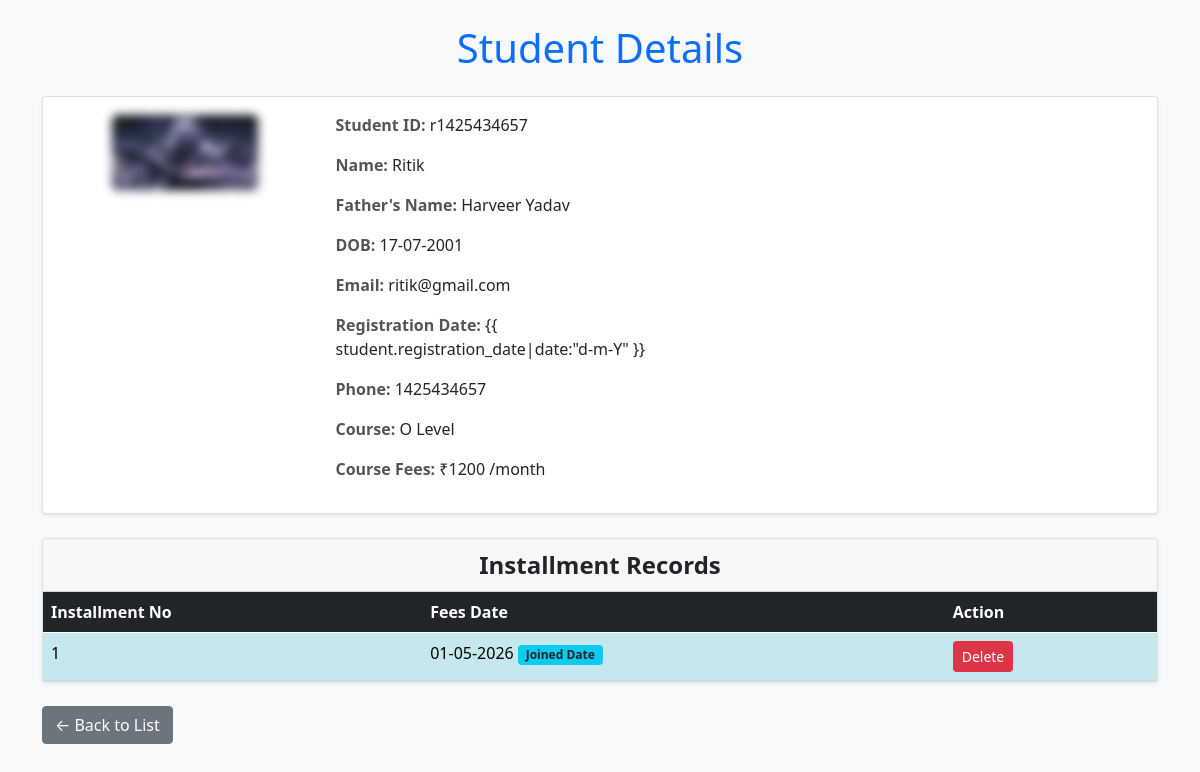
The app's page /student/12/ with its own data.
### fees/models.py (models this page shows, shortened)
class Student(models.Model):
    COURSE_NAME=[
        ('python','Python Full Stack '),
        ('wd','Web Development'),
        ('olevel','O Level'),
        ('adca','ADCA'),
        ('dca','dca'),
        ('dtp', 'DTP'),
        ('dcfa','dcfa'),
        ('ccc','ccc'),
        ('excel','excel'),
        ('tally','tally'),
        ('word','word'),
        ('typing','typing'),
    ]
    COURSE_FEES = {
        'python': 12000,
        'wd': 3000,
        'olevel': 1200,
        'adca':500,
        'dca':500,
        'dtp':500,
        'dcfa':500,
        'ccc':800,
        'excel':1000,
        'tally':1000,
        'word':1000,
        'typing':400,
    }
    student_name=models.CharField(max_length=100)
    father_name=models.CharField(max_length=100)
    dob=models.DateField(blank=False)
    email=models.EmailField(max_length=50,unique=True)
    registration_date=models.DateField(auto_now_add=True,blank=False)
    phone_number=models.CharField(max_length=10)
    Student_id=models.CharField(max_length=100,unique=True)
    fees_date=models.DateField(blank=False)
    course_name=models.CharField(max_length=50,choices=COURSE_NAME)
    course_fees=models.CharField()
    installment_no=models.CharField(max_length=12)
    student_img=models.ImageField(
    upload_to='student_photo/',
    blank=True,
    null=True
)

class Installment(models.Model):
    student = models.ForeignKey(Student, on_delete=models.CASCADE, related_name='installments')
    installment_no = models.PositiveIntegerField()
    fees_date = models.DateField()

### fees/views.py (the view)
# urls.py: path('student/<int:pk>/', views.student_detail, name='student_detail'),
def student_detail(request, pk):
    student = get_object_or_404(Student, pk=pk)
    installments = student.installments.all().order_by('installment_no')
    max_installment = installments.order_by('-installment_no').first()
    return render(request, 'details.html', {
        'student': student,
        'installments': installments,
        'max_installment': max_installment
    })

### templates/details.html (shortened to what this page needs)
{% load static %}
<!DOCTYPE html>
<html lang="en">
<head>
    <link rel="stylesheet" href="{% static 'css/bootstrap.css' %}">
</head>
</head>
<body class="bg-light">
    <div class="container py-4">
        <h1 class="mb-4 text-primary text-center"> Student Details</h1>
        <div class="card shadow-sm mb-4">
            <div class="card-body">
                <div class="row g-4">
                    <div class="col-md-3 text-center">
                        <img src="{{ student.student_img.url }}" alt="Student Photo" class="student-photo"
                            style="filter: blur(5px);">
                    </div>
                    <div class="col-md-4">
                        <p><span class="info-label">Student ID:</span> {{ student.Student_id }}</p>
                        <p><span class="info-label">Name:</span> {{ student.student_name|title }}</p>
                        <p><span class="info-label">Father's Name:</span> {{ student.father_name|title }}</p>
                        <p><span class="info-label">DOB:</span> {{ student.dob|date:"d-m-Y" }}</p>
                        <p><span class="info-label">Email:</span> {{ student.email }}</p>
                        <p><span class="info-label">Registration Date:</span> {{ student.registration_date|date:"d-m-Y"
                            }}</p>
                        <p><span class="info-label">Phone:</span> {{ student.phone_number }}</p>
                        <p><span class="info-label">Course:</span> {{ student.get_course_name_display|title }}</p>
                        <p><span class="info-label">Course Fees:</span> ₹{{ student.course_fees }} /month</p>
                    </div>
                </div>
            </div>
        </div>
        <div class="card shadow-sm">
            <div class="card-header text-center" style="font-size: 1.5rem; font-weight: bold;">
                Installment Records
            </div>
            <div class="card-body p-0">
                <table class="table table-striped table-hover mb-0">
                    <thead class="table-dark">
                        <tr>
                            <th>Installment No</th>
                            <th>Fees Date</th>
                            <th>Action</th>
                        </tr>
                    </thead>
                    <tbody>
                        {% for inst in installments %}
                        <tr {% if forloop.first %} class="table-info" {% endif %}>
                            <td>{{ inst.installment_no }}</td>
                            <td>
                                {{ inst.fees_date|date:"d-m-Y" }}
                                {% if forloop.first %}
                                <span class="badge bg-info text-dark">Joined Date</span>
                                {% endif %}
                            </td>
                            <td>
                                {% if inst.id == max_installment.id %}
                                <button class="btn btn-danger btn-sm"
                                    onclick="deleteInstallment({{ inst.id }})">Delete</button>
                                {% endif %}
                            </td>
                        </tr>
                        {% empty %}
                        <tr>
                            <td colspan="3" class="text-center text-muted">No installment records found</td>
                        </tr>
                        {% endfor %}
                    </tbody>
                </table>
            </div>
        </div>
        <div class="mt-4">
            <a href="{% url 'defaulter' %}" class="btn btn-secondary">← Back to List</a>
        </div>
    </div>
</body>
</html>

### templates/details.html (style rules this page uses)
.student-photo { max-width: 150px; height: auto; border-radius: 8px; border: 2px solid #ddd; }
.info-label { font-weight: bold; color: #555; }

### records on screen
Student: student_img (picture), Student_id "r1425434657", student_name "Ritik", father_name "Harveer Yadav", dob "17-07-2001", email "ritik@gmail.com", phone_number "1425434657", course_name "O Level", course_fees "1200"
Installment: installment_no "1", fees_date "01-05-2026"
